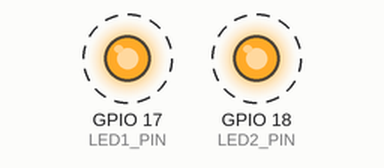
The program below on a simulated Raspberry Pi (BCM pin numbers). On the bench: output pins drawn as LEDs (lit = HIGH). Dashed ring = blinking. Threads take turns every 2 ms.

Above: at 0.02 s.
Timing chart, 0 to 3.0 s (numbered marks = the images above):
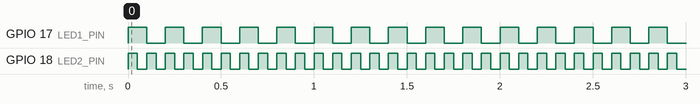

The program:

blink_led_sametime.py
```python
#!/usr/bin/env python3
import RPi.GPIO as GPIO
import threading
import time

LED1_PIN = 17
LED2_PIN = 18

# Initialize GPIO
GPIO.setmode(GPIO.BCM)
GPIO.setup(LED1_PIN, GPIO.OUT)
GPIO.setup(LED2_PIN, GPIO.OUT)

# Define LED blinking function
def blink_led(led_pin, frequency):
    while True:
        GPIO.output(led_pin, GPIO.HIGH)
        time.sleep(0.5 / frequency)
        GPIO.output(led_pin, GPIO.LOW)
        time.sleep(0.5 / frequency)


t1 = threading.Thread(target=blink_led, args=(LED1_PIN, 5)) # LED1 blinks at 5 Hz
t2 = threading.Thread(target=blink_led, args=(LED2_PIN, 10)) # LED2 blinks at 10 Hz


t1.start()
t2.start()


t1.join()
t2.join()


GPIO.cleanup()
```

Measured:
- by itself, GPIO 17 (LED1_PIN): alternates HIGH for 0.10 s and LOW for 0.10 s
- by itself, GPIO 18 (LED2_PIN): alternates HIGH for 0.05 s and LOW for 0.05 s
